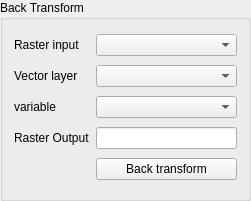
    <widget class="QGroupBox" name="gridGroupBox_3">
     <property name="geometry">
      <rect>
       <x>529</x>
       <y>462</y>
       <width>251</width>
       <height>201</height>
      </rect>
     </property>
     <property name="title">
      <string>Back Transform</string>
     </property>
     <layout class="QGridLayout" name="gridLayout_9">
      <item row="2" column="1">
       <widget class="QComboBox" name="comboBox_layer_table_nscore"/>
      </item>
      <item row="3" column="1">
       <widget class="QComboBox" name="comboBox_back_transform_table_variable"/>
      </item>
      <item row="5" column="1">
       <widget class="QLineEdit" name="lineEdit_raster_out"/>
      </item>
      <item row="1" column="1">
       <widget class="QComboBox" name="comboBox_raster"/>
      </item>
      <item row="6" column="1">
       <widget class="QPushButton" name="pushButton_back_transform">
        <property name="text">
         <string>Back transform</string>
        </property>
       </widget>
      </item>
      <item row="1" column="0">
       <widget class="QLabel" name="label_32">
        <property name="text">
         <string>Raster input</string>
        </property>
       </widget>
      </item>
      <item row="2" column="0">
       <widget class="QLabel" name="label_34">
        <property name="text">
         <string>Vector layer</string>
        </property>
       </widget>
      </item>
      <item row="3" column="0">
       <widget class="QLabel" name="label_35">
        <property name="text">
         <string>variable</string>
        </property>
       </widget>
      </item>
      <item row="5" column="0">
       <widget class="QLabel" name="label_33">
        <property name="text">
         <string>Raster Output</string>
        </property>
       </widget>
      </item>
     </layout>
    </widget>
